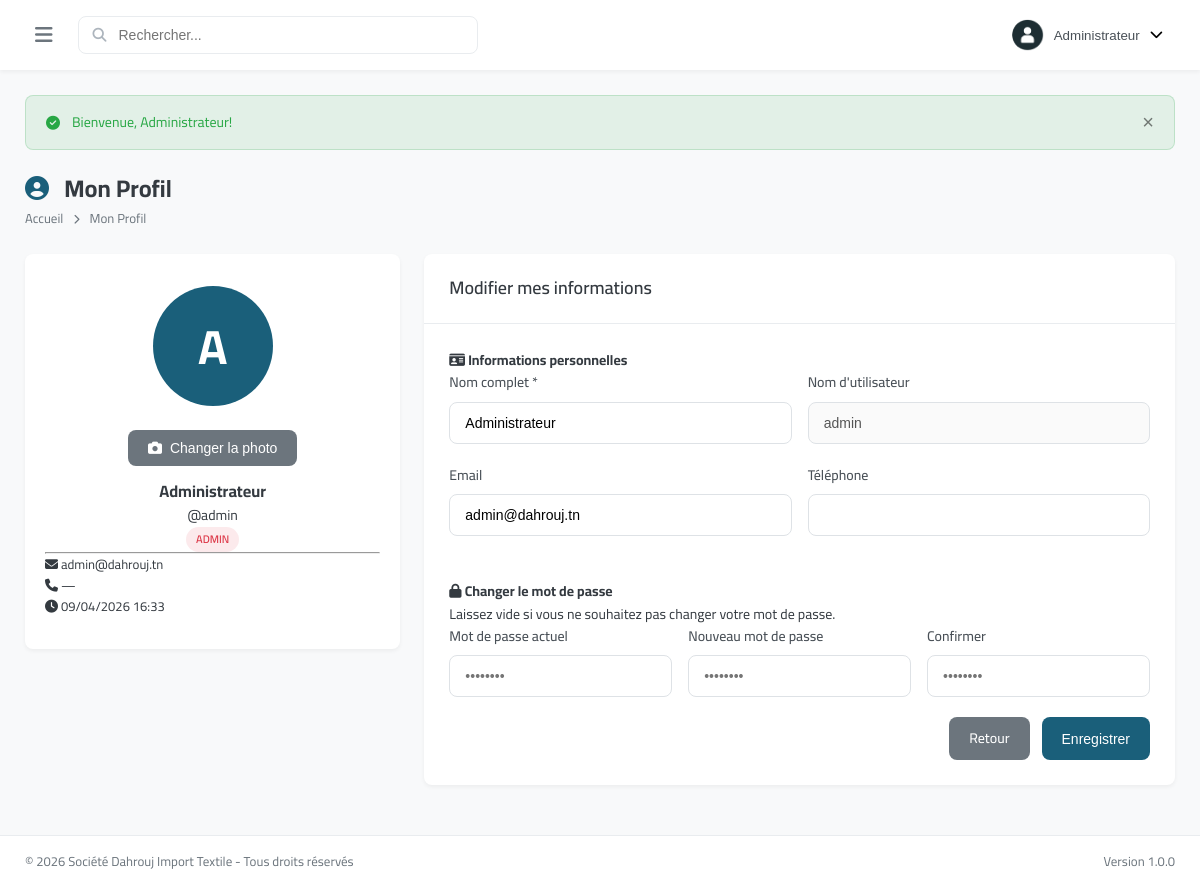
Page /modules/users/profile.php (signed in) on the committed database.
### tables this page shows
CREATE TABLE `users` (
  `id` int(11) NOT NULL,
  `username` varchar(50) NOT NULL,
  `password` varchar(255) NOT NULL,
  `full_name` varchar(100) NOT NULL,
  `email` varchar(100) DEFAULT NULL,
  `phone` varchar(20) DEFAULT NULL,
  `role` enum('admin','manager','employee') DEFAULT 'employee',
  `status` enum('active','inactive') DEFAULT 'active',
  `avatar` varchar(255) DEFAULT NULL,
  `last_login` datetime DEFAULT NULL,
  `created_at` datetime DEFAULT current_timestamp(),
  `updated_at` datetime DEFAULT current_timestamp() ON UPDATE current_timestamp(),
  `profile_photo` varchar(255) DEFAULT NULL
);

### includes/config.php (called while the page is built, shortened)
<?php
function formatDateTime($datetime) {
    return date('d/m/Y H:i', strtotime($datetime));
}
?>

### modules/users/profile.php (the view, shortened to what this page needs)
<?php
require_once '../../includes/config.php';
$db = getDB();
$userId = $_SESSION['user_id'];
if (!isset($user)) {
    $stmt = $db->prepare("SELECT * FROM users WHERE id = ?");
    $stmt->execute([$userId]);
    $user = $stmt->fetch();
}
require_once '../../includes/header.php';
?>
<div class="page-header">
    <div>
        <h1 class="page-title"><i class="fas fa-user-circle"></i> Mon Profil</h1>
        <nav class="breadcrumb">
            <a href="../../index.php">Accueil</a>
            <i class="fas fa-chevron-right"></i>
            <span>Mon Profil</span>
        </nav>
    </div>
</div>
<div class="row" style="display:grid; grid-template-columns: 1fr 2fr; gap:24px; align-items:start;">
    <div class="card" style="text-align:center; padding: 32px 20px;">
        <div style="position:relative; width:120px; height:120px; margin:0 auto 16px;">
            <?php if (!empty($user['profile_photo'])): ?>
                <img id="profileImage" src="<?php echo htmlspecialchars($user['profile_photo']); ?>"
                     style="width:100%; height:100%; border-radius:50%; object-fit:cover; border:3px solid var(--primary-color);">
            <?php else: ?>
                <div id="avatarInitial" style="width:100%; height:100%; border-radius:50%; background:var(--primary-color); display:flex; align-items:center; justify-content:center; font-size:48px; color:white; font-weight:700;">
                    <?php echo strtoupper(substr($user['full_name'], 0, 1)); ?>
                </div>
            <?php endif; ?>
        </div>
        <button type="button" id="uploadPhotoBtn" class="btn btn-secondary" style="margin-top:8px;">
            <i class="fas fa-camera"></i> Changer la photo
        </button>
        <h3><?php echo htmlspecialchars($user['full_name']); ?></h3>
        <p>@<?php echo htmlspecialchars($user['username']); ?></p>
        <span class="badge badge-<?php echo $user['role'] === 'admin' ? 'danger' : ($user['role'] === 'manager' ? 'warning' : 'info'); ?>">
            <?php echo ucfirst($user['role']); ?>
        </span>
        <hr>
        <div style="text-align:left; font-size:13px;">
            <p><i class="fas fa-envelope"></i> <?php echo htmlspecialchars($user['email'] ?: '—'); ?></p>
            <p><i class="fas fa-phone"></i> <?php echo htmlspecialchars($user['phone'] ?? '—'); ?></p>
            <p><i class="fas fa-clock"></i> <?php echo $user['last_login'] ? formatDateTime($user['last_login']) : 'Jamais'; ?></p>
        </div>
    </div>
    <div class="card">
        <div class="card-header">
            <h3 class="card-title">Modifier mes informations</h3>
        </div>
        <div class="card-body">
            <form method="POST">
                <div class="form-section" style="margin-bottom:24px;">
                    <h4><i class="fas fa-id-card"></i> Informations personnelles</h4>
                    <div class="form-row" style="display:grid; grid-template-columns:1fr 1fr; gap:16px;">
                        <div class="form-group">
                            <label>Nom complet <span class="text-danger">*</span></label>
                            <input type="text" name="full_name" class="form-control" value="<?php echo htmlspecialchars($user['full_name']); ?>" required>
                        </div>
                        <div class="form-group">
                            <label>Nom d'utilisateur</label>
                            <input type="text" class="form-control" value="<?php echo htmlspecialchars($user['username']); ?>" disabled>
                        </div>
                    </div>
                    <div class="form-row" style="display:grid; grid-template-columns:1fr 1fr; gap:16px;">
                        <div class="form-group">
                            <label>Email</label>
                            <input type="email" name="email" class="form-control" value="<?php echo htmlspecialchars($user['email'] ?? ''); ?>">
                        </div>
                        <div class="form-group">
                            <label>Téléphone</label>
                            <input type="text" name="phone" class="form-control" value="<?php echo htmlspecialchars($user['phone'] ?? ''); ?>">
                        </div>
                    </div>
                </div>
                <div class="form-section">
                    <h4><i class="fas fa-lock"></i> Changer le mot de passe</h4>
                    <p class="text-muted">Laissez vide si vous ne souhaitez pas changer votre mot de passe.</p>
                    <div class="form-row" style="display:grid; grid-template-columns:1fr 1fr 1fr; gap:16px;">
                        <div class="form-group">
                            <label>Mot de passe actuel</label>
                            <input type="password" name="current_password" class="form-control" placeholder="••••••••">
                        </div>
                        <div class="form-group">
                            <label>Nouveau mot de passe</label>
                            <input type="password" name="new_password" class="form-control" placeholder="••••••••">
                        </div>
                        <div class="form-group">
                            <label>Confirmer</label>
                            <input type="password" name="confirm_password" class="form-control" placeholder="••••••••">
                        </div>
                    </div>
                </div>
                <div style="display:flex; gap:12px; justify-content:flex-end;">
                    <a href="../../index.php" class="btn btn-secondary">Retour</a>
                    <button type="submit" class="btn btn-primary">Enregistrer</button>
                </div>
            </form>
        </div>
    </div>
</div>
<?php require_once '../../includes/footer.php'; ?>

### assets/css/style.css (style rules this page uses)
:root { --primary-color: #1a5f7a; --primary-dark: #134b61; --primary-light: #2d8faf; --secondary-color: #c84b31; --secondary-dark: #a33d27; --success-color: #28a745; --warning-color: #ffc107; --danger-color: #dc3545; --info-color: #17a2b8; --light-color: #f8f9fa; --dark-color: #343a40; --gray-100: #f8f9fa; --gray-200: #e9ecef; --gray-300: #dee2e6; --gray-400: #ced4da; --gray-500: #adb5bd; --gray-600: #6c757d; --gray-700: #495057; --gray-800: #343a40; --gray-900: #212529; --sidebar-width: 280px; --sidebar-collapsed: 70px; --header-height: 70px; --footer-height: 50px; --border-radius: 8px; --border-radius-lg: 12px; --border-radius-sm: 4px; --shadow-sm: 0 2px 4px rgba(0,0,0,0.05); --shadow: 0 4px 6px rgba(0,0,0,0.1); --shadow-lg: 0 10px 25px rgba(0,0,0,0.15); --transition: all 0.3s ease; }
* { margin: 0; padding: 0; box-sizing: border-box; }
body { font-family: 'Cairo', -apple-system, BlinkMacSystemFont, 'Segoe UI', Roboto, sans-serif; font-size: 14px; line-height: 1.6; color: var(--gray-800); background-color: var(--gray-100); direction: ltr; }
a { text-decoration: none; color: inherit; transition: var(--transition); }
.page-header { display: flex; justify-content: space-between; align-items: center; margin-bottom: 25px; flex-wrap: wrap; gap: 15px; }
.page-title { font-size: 24px; font-weight: 700; color: var(--gray-800); }
.page-title i { color: var(--primary-color); margin-right: 10px; }
.breadcrumb { display: flex; align-items: center; gap: 10px; font-size: 13px; color: var(--gray-600); }
.breadcrumb i { font-size: 10px; }
.card { background: white; border-radius: var(--border-radius); box-shadow: var(--shadow-sm); margin-bottom: 25px; }
.card-header { padding: 20px 25px; border-bottom: 1px solid var(--gray-200); display: flex; justify-content: space-between; align-items: center; flex-wrap: wrap; gap: 15px; }
.card-title { font-size: 18px; font-weight: 600; color: var(--gray-800); }
.card-body { padding: 25px; }
.btn { display: inline-flex; align-items: center; justify-content: center; gap: 8px; padding: 10px 20px; font-size: 14px; font-weight: 500; border-radius: var(--border-radius); border: none; cursor: pointer; transition: var(--transition); }
.btn-primary { background: var(--primary-color); color: white; }
.btn-secondary { background: var(--gray-600); color: white; }
.form-group { margin-bottom: 20px; }
.form-row { display: grid; grid-template-columns: repeat(auto-fit, minmax(200px, 1fr)); gap: 20px; }
label { display: block; margin-bottom: 8px; font-weight: 500; color: var(--gray-700); }
.form-control { width: 100%; padding: 12px 15px; border: 1px solid var(--gray-300); border-radius: var(--border-radius); font-size: 14px; transition: var(--transition); }
.badge { display: inline-block; padding: 4px 10px; font-size: 11px; font-weight: 600; border-radius: 20px; text-transform: uppercase; }
.badge-danger { background: rgba(220, 53, 69, 0.1); color: var(--danger-color); }

### rows in the picture
users: full_name "A", full_name "Administrateur", username "admin", role "ADMIN", email "admin@dahrouj.tn", phone "—", last_login "09/04/2026 16:33"

### other values in the picture
$_SESSION['user_name'] "Administrateur"
$flash['message'] "Bienvenue, Administrateur!"
APP_NAME "Société Dahrouj Import Textile"
APP_VERSION "1.0.0"
